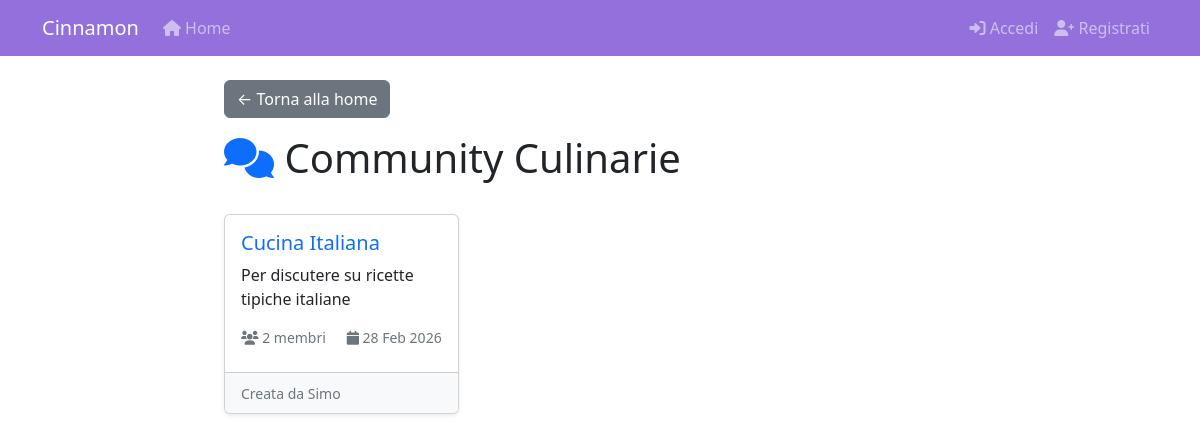
The page /communities/ on the database its author committed.
### recipes/models.py (models this page shows, shortened)
class Community(models.Model):
    VISIBILITY_CHOICES = [
        ('public', 'Pubblica'),
        ('private', 'Privata (su invito)'),
    ]
    name = models.CharField(max_length=100, unique=True, verbose_name="Nome")
    description = models.TextField(verbose_name="Descrizione")
    image = models.ImageField(upload_to='community_pics', blank=True, null=True, verbose_name="Immagine")
    creator = models.ForeignKey(User, on_delete=models.CASCADE, related_name='created_communities')
    moderators = models.ManyToManyField(User, blank=True, related_name='moderated_communities')
    members = models.ManyToManyField(User, blank=True, related_name='joined_communities')
    visibility = models.CharField(max_length=10, choices=VISIBILITY_CHOICES, default='public')
    is_active = models.BooleanField(default=True)
    total_posts = models.PositiveIntegerField(default=0)
    total_members = models.PositiveIntegerField(default=0)
    created_at = models.DateTimeField(auto_now_add=True)
    updated_at = models.DateTimeField(auto_now=True)
    class Meta:
        verbose_name_plural = "Communities"
        ordering = ['-created_at']

### recipes/views.py (the view)
# urls.py: path('communities/', views.CommunityListView.as_view(), name='community-list'),
class CommunityListView(ListView):
    model = models.Community
    template_name = 'recipes/community_list.html'
    context_object_name = 'communities'
    paginate_by = 10
    def get_queryset(self):
        return models.Community.objects.annotate(
            member_count=Count('members')
        ).order_by('-member_count', '-created_at')

### users/views.py (called while the page is built, shortened)
def unread_messages_count(request):
    return {'unread_messages_count': 0}

### recipes/templates/recipes/community_list.html (shortened to what this page needs)
{% extends "recipes/base.html" %}
{% block content %}
<div class="container-fluid">
  <a href="/" class="btn btn-secondary mb-3">&larr; Torna alla home</a>
  <div class="row mb-4">
    <div class="col-12">
      <div class="d-flex justify-content-between align-items-center">
        <h1><i class="fas fa-comments text-primary"></i> Community Culinarie</h1>
      </div>
    </div>
  </div>
  <div class="row">
    {% for community in communities %}
      <div class="col-md-6 col-lg-4 mb-4">
        <div class="card h-100 shadow-sm">
          <div class="card-body">
            <h5 class="card-title mb-2">
              <a href="{% url 'community-detail' community.pk %}" class="text-decoration-none">
                {{ community.name }}
              </a>
            </h5>
            <p class="card-text mb-3">{{ community.description|truncatewords:20 }}</p>
            <div class="d-flex justify-content-between align-items-center mb-2">
              <small class="text-muted me-3">
                <i class="fas fa-users"></i> {{ community.member_count }} membri
              </small>
              <small class="text-muted">
                <i class="fas fa-calendar"></i> {{ community.created_at|date:"d M Y" }}
              </small>
            </div>
          </div>
          <div class="card-footer bg-light">
            <small class="text-muted">
              Creata da {{ community.creator.username }}
            </small>
          </div>
        </div>
      </div>
    {% endfor %}
  </div>
</div>
{% endblock content %}

### rows shown on the page
Community: name "Cucina Italiana", description "Per discutere su ricette tipiche italiane", member_count "2", created_at "28 Feb 2026", creator.username "Simo"
